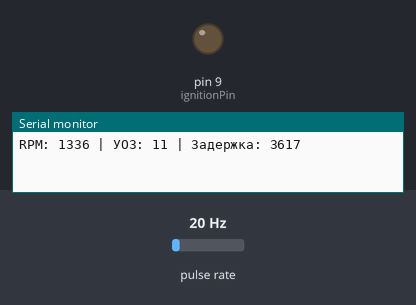
Bench run of a sketch on a simulated Arduino Uno, built with avr-gcc and run on an emulated ATmega328P. Shown: output pins drawn as LEDs (lit = HIGH), the last lines printed to the serial monitor. Wiring (inferred from the names in the program): pulse sensor: data pin 2. The test bench sets the inputs (shaded band); at power-on: pulse rate 20 Hz.

Above: at 1.2 s.
1.3 s: pulse rate (sensor on pin 2) set to 50 Hz
At 2.3 s:
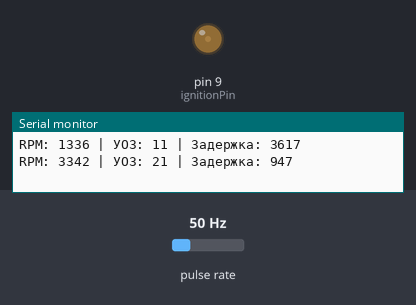
2.9 s: pulse rate (sensor on pin 2) set to 150 Hz
At 3.8 s:
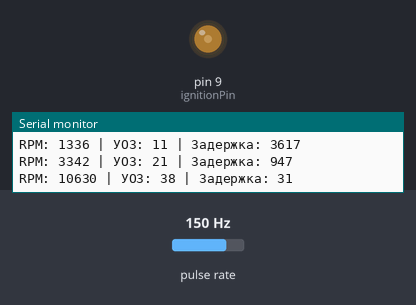
Timing chart, 0 to 5.9 s (numbered marks = the images above; inputs shaded):
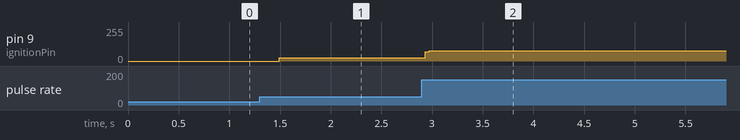

Measured:
- after the input at 1.3 s, pin 9 (ignitionPin): 0/255 → 26/255 after 0.19 s
- after the input at 2.9 s, pin 9 (ignitionPin): 26/255 → 77/255 at once

The sketch:

sketch_feb19a.ino
```cpp
const int hallSensor = 2;
const int ignitionPin = 9;
const int logTimeDelay = 1000;
const int com3Speed = 9600;

// Указываем угол установки датчика (например, 40° до ВМТ)
const int startAngle = 40;

volatile unsigned long lastPulseTime = 0;
volatile unsigned long rpm = 0;
volatile unsigned long delayIgnition = 0;
volatile unsigned long lastInterruptTime = 0;

void setup() {
  pinMode(hallSensor, INPUT_PULLUP);
  pinMode(ignitionPin, OUTPUT);
  Serial.begin(com3Speed);

  attachInterrupt(digitalPinToInterrupt(hallSensor), fireIgnition, FALLING);
}

void loop() {
  static unsigned long lastPrintTime = 0;

  if (millis() - lastPrintTime >= logTimeDelay) {
    lastPrintTime = millis();

    String logMessage = "RPM: " + String(rpm) +
                    " | УОЗ: " + String(getAdvanceAngle(rpm)) +
                    " | Задержка: " + String(delayIgnition);

    Serial.println(logMessage);
  }
}

// 🔹 Прерывание по сигналу датчика Холла
void fireIgnition() {
  unsigned long currentTime = micros();

  // Анти-дребезг (игнорируем слишком частые срабатывания < 250 мкс)
  if (currentTime - lastInterruptTime < 250) return;
  lastInterruptTime = currentTime;

  // Вычисляем RPM
  calcRPM();

  // Получаем угол опережения
  int ignitionAdvance = getAdvanceAngle(rpm);
  ignitionAdvance = constrain(ignitionAdvance, 0, startAngle);  // Ограничиваем УОЗ

  // Рассчитываем задержку перед искрой
  delayIgnition = calcDelayIgnition(ignitionAdvance);

  // Ожидаем нужное время перед искрой
  delayMicroseconds(delayIgnition);

  // Вызываем искру
  spark();
}

// 🔹 Управление искрой
void spark() {
  digitalWrite(ignitionPin, HIGH);
  delayMicroseconds(2000);  // Длительность искры (можно настраивать)
  digitalWrite(ignitionPin, LOW);
}

// 🔹 Рассчитываем RPM
void calcRPM() {
  unsigned long currentTime = micros();
  unsigned long pulseInterval = currentTime - lastPulseTime;

  if (pulseInterval > 1000) {  // Защита от деления на 0
    rpm = 60000000 / pulseInterval;
  }
  lastPulseTime = currentTime;
}

// 🔹 Рассчитываем задержку перед искрой с учётом угла датчика
unsigned long calcDelayIgnition(int ignitionAdvance) {
  int effectiveAdvance = startAngle - ignitionAdvance;
  if (effectiveAdvance < 0) effectiveAdvance = 0;  // Искра не может быть позже ВМТ

  if (rpm > 0) {
    return (effectiveAdvance * 1000000UL) / (rpm * 6);  // Перевод градусов в микросекунды
  }
  return 0;  // Если двигатель стоит, задержки нет
}

// 🔹 Функция вычисления угла опережения зажигания (подбираем под мотор)
int getAdvanceAngle(unsigned long rpm) {
  if (rpm < 1000) return map(rpm, 0, 1000, 5, 10);
  if (rpm < 2000) return map(rpm, 1000, 2000, 10, 15);
  if (rpm < 3000) return map(rpm, 2000, 3000, 15, 20);
  if (rpm < 4000) return map(rpm, 3000, 4000, 20, 25);
  if (rpm < 5000) return map(rpm, 4000, 5000, 25, 27);
  if (rpm < 6000) return map(rpm, 5000, 6000, 27, 30);
  if (rpm < 7000) return map(rpm, 6000, 7000, 30, 33);
  if (rpm < 8000) return map(rpm, 7000, 8000, 33, 35);
  if (rpm < 9000) return map(rpm, 8000, 9000, 35, 38);

  return 38; // Максимальный угол
}
```
